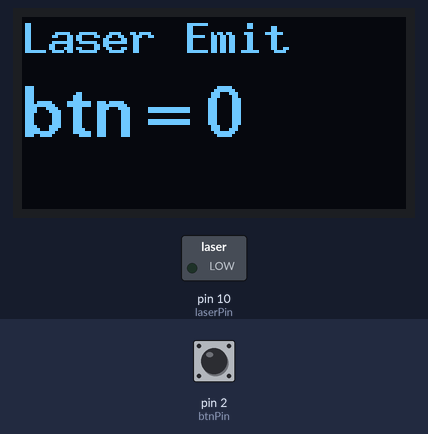
Recording of a sketch running on a simulated Arduino Uno, built with avr-gcc and run on an emulated ATmega328P. On the bench: 128×64 one-colour display, switched loads named in the sketch (green lamp = pin HIGH). The inputs (shaded band) are chosen by the test bench; at power-on: pin 2 (btnPin) LOW.

Above: at 1.2 s.
1.3 s: pin 2 (btnPin) pulled HIGH for 0.15 s
At 2.0 s:
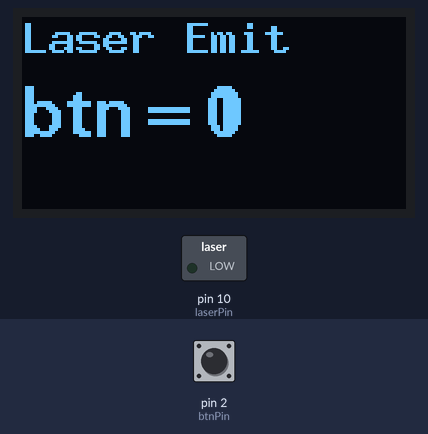
2.9 s: pin 2 (btnPin) pulled HIGH for 1 s
At 3.9 s:
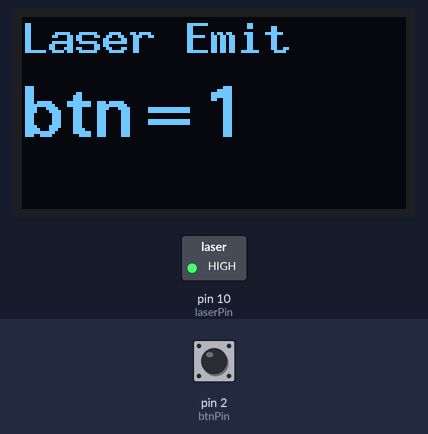
Timing chart, 0 to 5.9 s (numbered marks = the images above; inputs shaded):
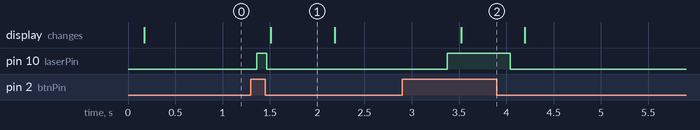

Measured:
- after the input at 1.3 s, pin 10 (laserPin): LOW → HIGH after 0.06 s, → LOW 0.10 s later; the display: changes after 0.21 s (image 1)
- after the input at 2.9 s, pin 10 (laserPin): LOW → HIGH after 0.47 s, → LOW 0.67 s later; the display: changes after 0.62 s (image 2)
- what the display in image 1 shows lasts 0.7 s, from 1.5 s to 2.2 s

The sketch:

basic_test.ino
```cpp
/* 650nm Laser Diode Module (KY-008) [D004] : http://rdiot.tistory.com/293 [RDIoT Demo] */

#include "U8glib.h"
U8GLIB_SSD1306_128X64 u8g(U8G_I2C_OPT_NONE);

int laserPin = 10;
int btnPin = 2;

void setup() {
  // put your setup code here, to run once:
   pinMode (laserPin, OUTPUT); // laser
   pinMode (btnPin, INPUT); // button
}

void loop(void) {
  // picture loop
  u8g.firstPage();
  do {
    draw();
  } while( u8g.nextPage() );

  // rebuild the picture after some delay
  delay(500);
}

void draw(void) {
  u8g.setFont(u8g_font_9x15B);
  u8g.setPrintPos(0, 12);
  u8g.println("Laser Emit");

  u8g.setFont(u8g_font_fub17);
  u8g.setPrintPos(0,40);

  int btn = digitalRead(btnPin);
  u8g.print("btn="+(String)btn);

  if(btn == 1)
  {
    digitalWrite (laserPin, HIGH);
  }
  else
  {
    digitalWrite (laserPin, LOW);
  }

/*
   digitalWrite (laserPin, HIGH); // Turn Laser On
   delay (1000); // On For Half a Second
   digitalWrite (laserPin, LOW); // Turn Laser Off
   delay (500); // Off for half a second
*/

}
```
